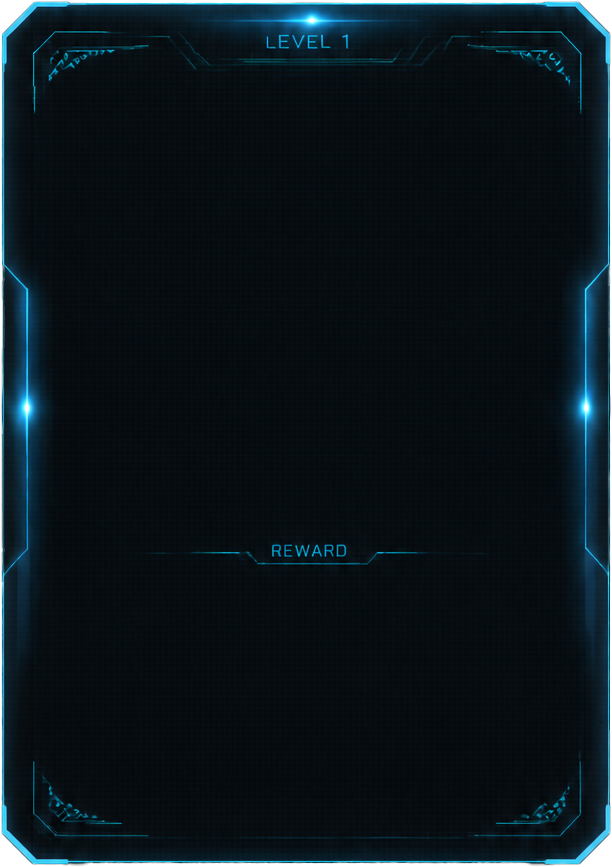
#> input picture assets/ui/panel_win.png, 612 x 867 px, found by its file name
$ python analyze_panel_bottom.py
#> lines starting #> are read from the running program, lines starting #| are printed output that depends on the picture
"""分析 panel_win 真实底部边框位置"""
from PIL import Image
import numpy as np

im = Image.open(r'F:/游戏制作/合成飞车射击/assets/ui/panel_win.png').convert('RGBA')
#> im is the input picture: PIL image 612x867 RGBA; mean R, G, B, A 7.3, 18.5, 24.7, 250.2
arr = np.array(im)
H, W = arr.shape[:2]
#> H = 867; W = 612
alpha = arr[..., 3]
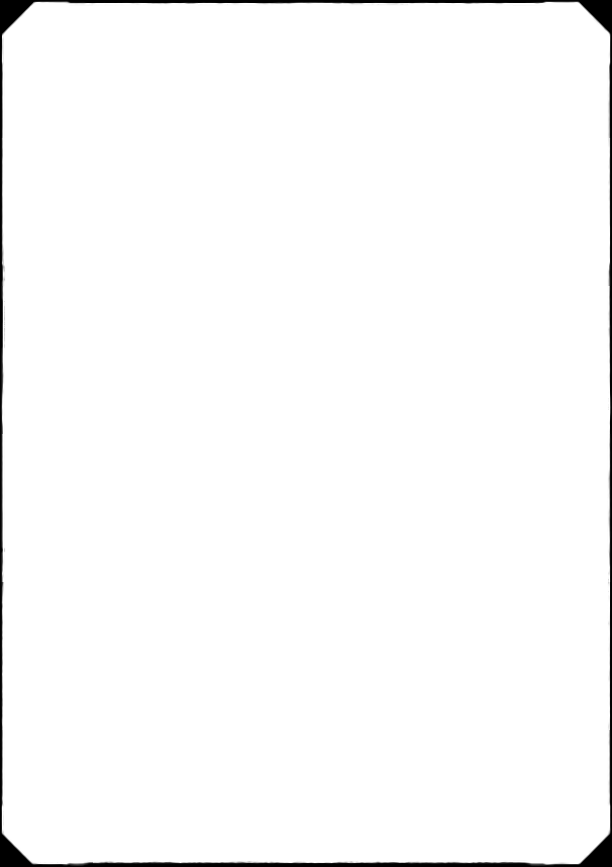
#> alpha: shape (867, 612); min 0, max 255, mean 250.2

# 倒序扫描每行非透明像素
print(f"size: {W}x{H}")
#| size: 612x867
print("\n=== 底部 200px 每行非透明像素分布 ===")
for y in range(H - 200, H, 5):
    cnt = (alpha[y] > 50).sum()
    print(f"y={y} ({y/H*100:.1f}%): {cnt}")
#> this loop made 40 passes
#> cnt on passes 1 to 12: 608, 608, 608, 608, 608, 608, 608, 608, 608, 608, 608, 608
#| y=667 (76.9%): 608
#| y=672 (77.5%): 608
#| y=677 (78.1%): 608
#| y=682 (78.7%): 608
#| y=687 (79.2%): 608
#| y=692 (79.8%): 608
#| y=697 (80.4%): 608
#| y=702 (81.0%): 608
#> (further printed lines are left out)

$ run again, with assets/ui/panel_fail.png copied over assets/ui/panel_win.png
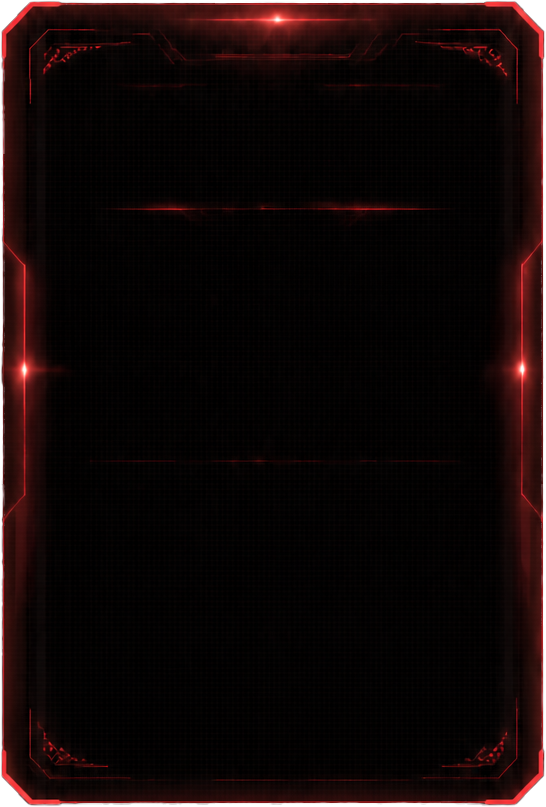
#> input picture assets/ui/panel_fail.png, 546 x 807 px, found by its file name
#> im is the input picture: PIL image 546x807 RGBA; mean R, G, B, A 14.7, 4.5, 4.2, 249.4
#> `alpha = arr[..., 3]`:
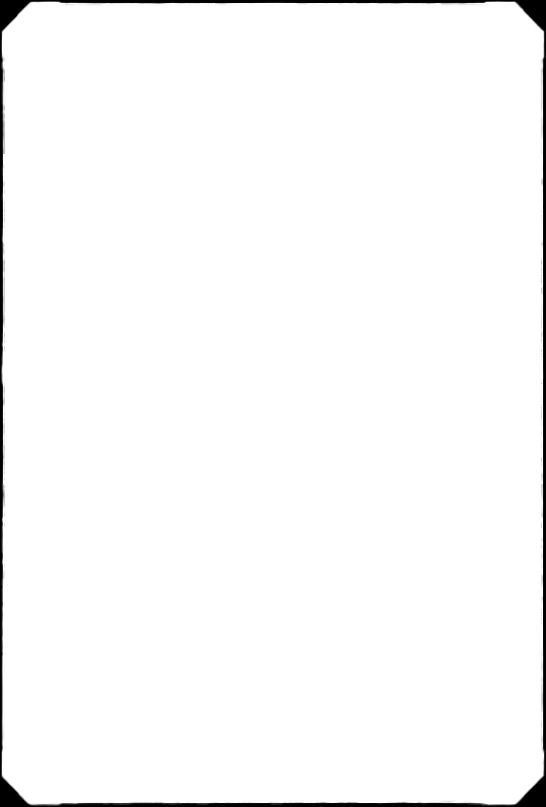
#> alpha: shape (807, 546); min 0, max 255, mean 249.4
#| size: 546x807
#> the loop `for y in range(H - 200, H, 5):` made 40 passes
#> cnt on passes 1 to 8: 541, 541, 541, 541, 541, 541, 541, 541
#> (printed output is left out)
